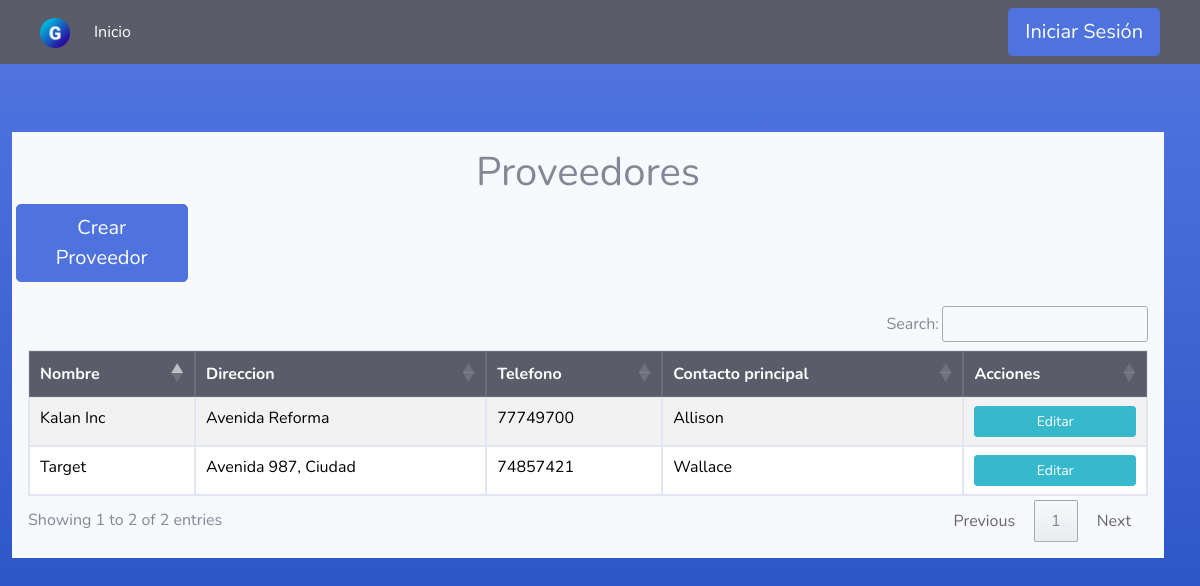
The app's page /compras/proveedores/, older data.
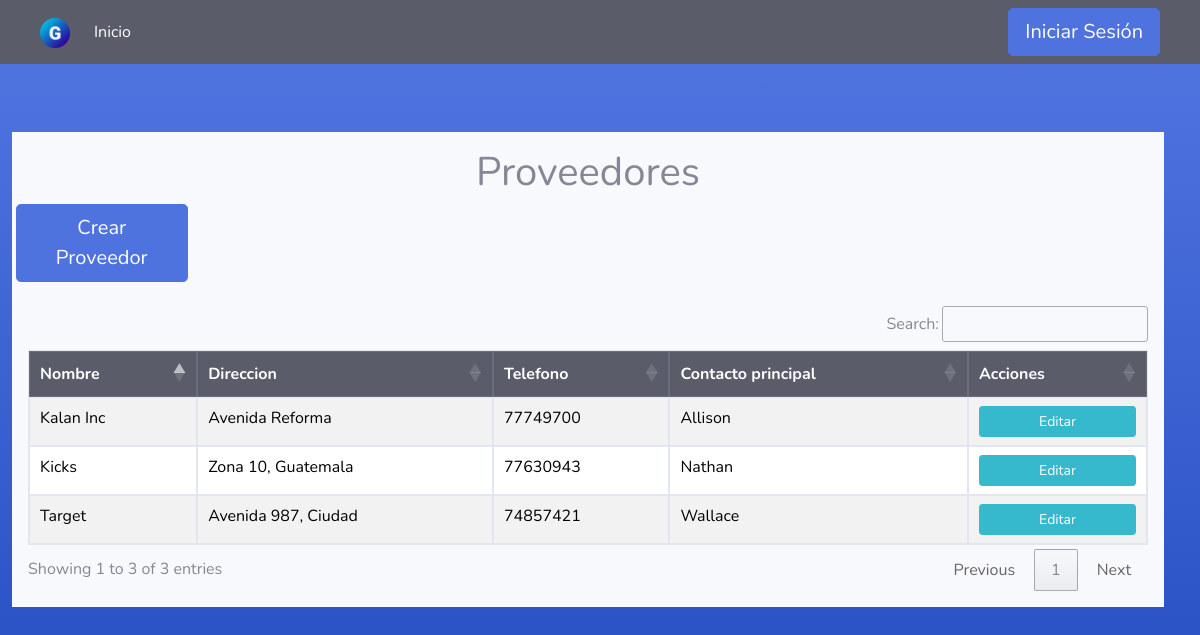
The same page, newer data.
### compras/models.py (models this page shows, shortened)
class proveedor(models.Model):
    id = models.AutoField(primary_key=True)
    nombre = models.CharField(max_length=50)
    direccion = models.CharField(max_length=50)
    telefono = models.CharField(max_length=50)
    contacto_principal = models.CharField(max_length=50)
    estado = models.BooleanField(default=True)

### compras/views.py (the view)
# urls.py: path('proveedores/', views.listar_proveedores, name='listar_proveedores'),
def listar_proveedores(request):
    queryset = proveedor.objects.filter(estado=True)
    proveedores_data = [
        {field.name: getattr(item, field.name) for field in proveedor._meta.fields}
        for item in queryset
    ]
    return render(request, 'compras/select_proveedores.html', {
        'queryset': proveedores_data,
        'modelo': 'proveedor'
    })

### gestor_empresarial/utils.py (called while the page is built)
def user_groups_context(request):
    user_groups = []
    if request.user.is_authenticated:
        user_groups = request.user.groups.values_list("name", flat=True)
    return {'user_groups': user_groups}

### templates/compras/select_proveedores.html (shortened to what this page needs)
{% extends 'tables.html' %}
{% block botones%}
<div class="text-center">
    <h1>Proveedores</h1>
</div>
<div class="row">
    <a class="btn btn-primary btn-lg btn-block" href="{% url 'nuevo_proveedor' %}" style="width: 15%;">Crear Proveedor</a>
</div>
<br/>
{% endblock %}
{% load static %}
{% block head %}
<th> Nombre </th>
<th> Direccion </th>
<th> Telefono </th>
<th> Contacto principal </th>
<th> Acciones </th>
{% endblock %}
{% block tbody %}
{% for item in queryset %}
<tr>
    <td>{{ item.nombre }}</td>
    <td>{{ item.direccion }}</td>
    <td>{{ item.telefono }}</td>
    <td>{{ item.contacto_principal }}</td>
    <td>
        <a class="btn btn-info btn-sm btn-block" href="{% url 'editar_proveedor' item.id %}">Editar</a>
    </td>
</tr>
{% endfor %}
{% endblock %}

### templates/tables.html (shortened to what this page needs)
{% extends 'core.html' %}
{% block content%}
{% load static %}
<link rel="stylesheet" href="https://cdn.datatables.net/1.13.7/css/jquery.dataTables.min.css">
<link rel="stylesheet" href="https://cdn.datatables.net/buttons/2.4.2/css/buttons.dataTables.min.css">
<div class="row container col-md-12">
    <div class="mt-5 p-3 bg-light">
        {% block botones %} {% endblock %}
        <div class="row justify-content-center">
            <table id="example" class="table table-striped table-hover table-bordered" style="width:100%">
                <thead class="thead-dark">
                    <tr>
                        {% block head %} {% endblock %}
                    </tr>
                </thead>
                <tbody>
                    {% block tbody %} {% endblock %}
                </tbody>
            </table>
        </div>
    </div>
</div>
{% endblock %}

### templates/core.html (shortened to what this page needs)
<!DOCTYPE html>
<html lang="en">
<head>
    {% load static %}
    <link rel="stylesheet" href="{% static 'css/bootstrap.min.css' %}">
    <link href="{% static 'css/navbars.css' %}" rel="stylesheet" type="text/css">
    <link href="{% static 'css/sb-admin-2.min.css' %}" rel="stylesheet" type="text/css">
    <link href="https://cdn.jsdelivr.net/npm/bootstrap-icons@1.7.2/font/bootstrap-icons.css" rel="stylesheet">
</head>
<body class="bg-gradient-primary">
    <header>
        <nav class="navbar navbar-expand-lg navbar-dark bg-dark" aria-label="Fifth navbar example">
            <div class="container-fluid">
                <a class="navbar-brand" href="{% url 'homepage' %}">
                    <img src="{% static 'img/letra-g.png' %}" alt="Logo" height="30">
                </a>
                <div class="collapse navbar-collapse justify-content-between " id="navbarsExample05">
                    <ul class="navbar-nav me-auto mb-2 mb-lg-0 ">
                        <li class="nav-item">
                            <a class="nav-link active" aria-current="page" href="{% url 'homepage' %}">Inicio</a>
                        </li>
                    </ul>
                    <div>
                        {% if user.is_authenticated %}
                        <a class="btn btn-primary btn-lg" href="{% url 'logout' %}">Cerrar Sesión</a>
                        {% else %}
                        <a class="btn btn-primary btn-lg" href="{% url 'signin' %}">Iniciar Sesión</a>
                        {% endif %}
                    </div>
                </div>
            </div>
        </nav>
    </header>
    {% block content %} {% endblock %}
</body>
</html>

### static/css/navbars.css (style rules this page uses)
body { padding-bottom: 20px; }
.navbar { margin-bottom: 20px; }

Row changes from the older to the newer data that the page shows:
added proveedor: nombre "Kicks", direccion "Zona 10, Guatemala", telefono "77630943", contacto_principal "Nathan"
Text that changed along with them:
text written by a page script: "Search: Showing 1 to 2 of 2 entries Previous 1 Next" → "Search: Showing 1 to 3 of 3 entries Previous 1 Next"
new list line: "Editar"
